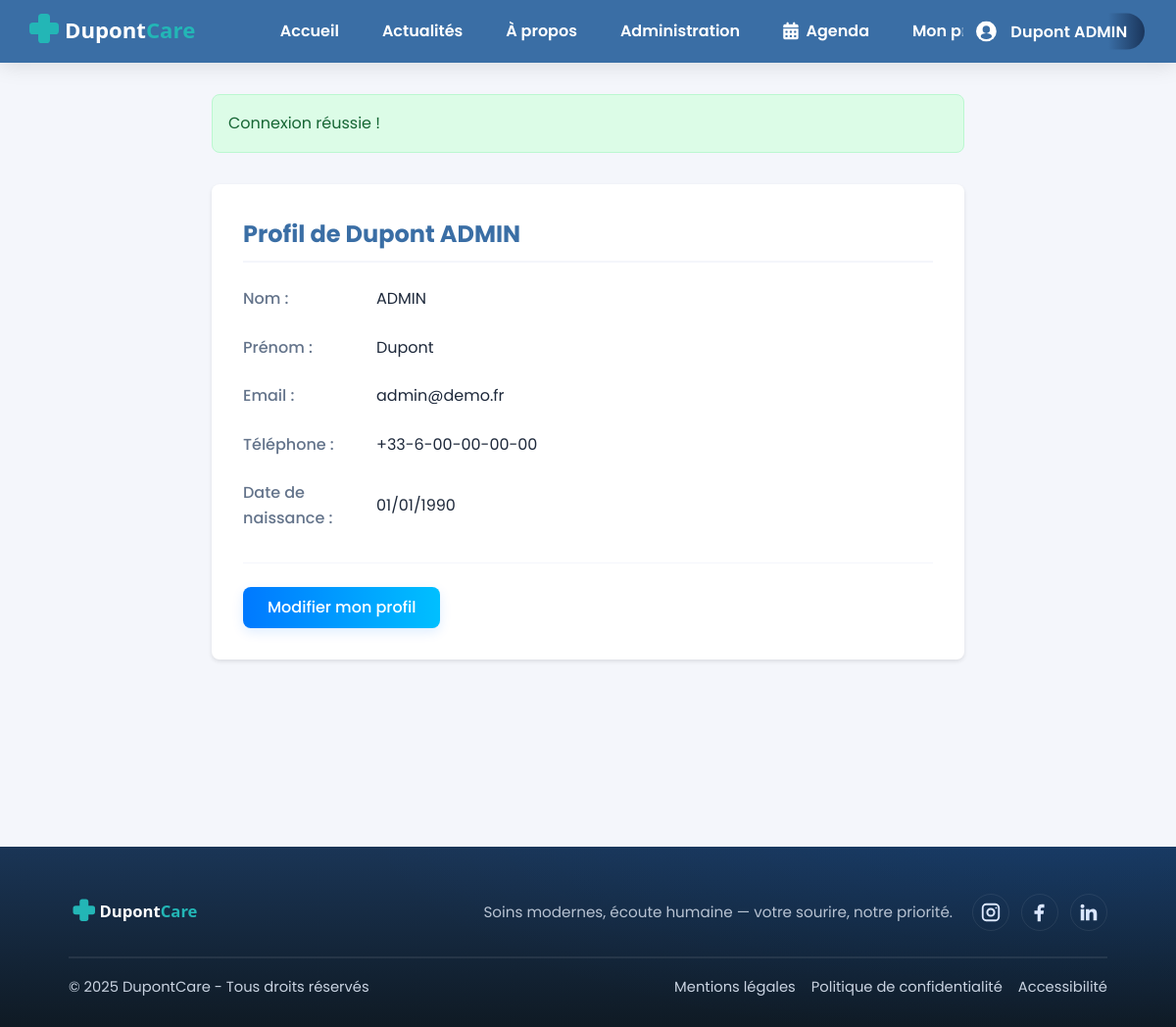
The page /index.php?page=user&action=profile (signed in) on the database as committed earlier.
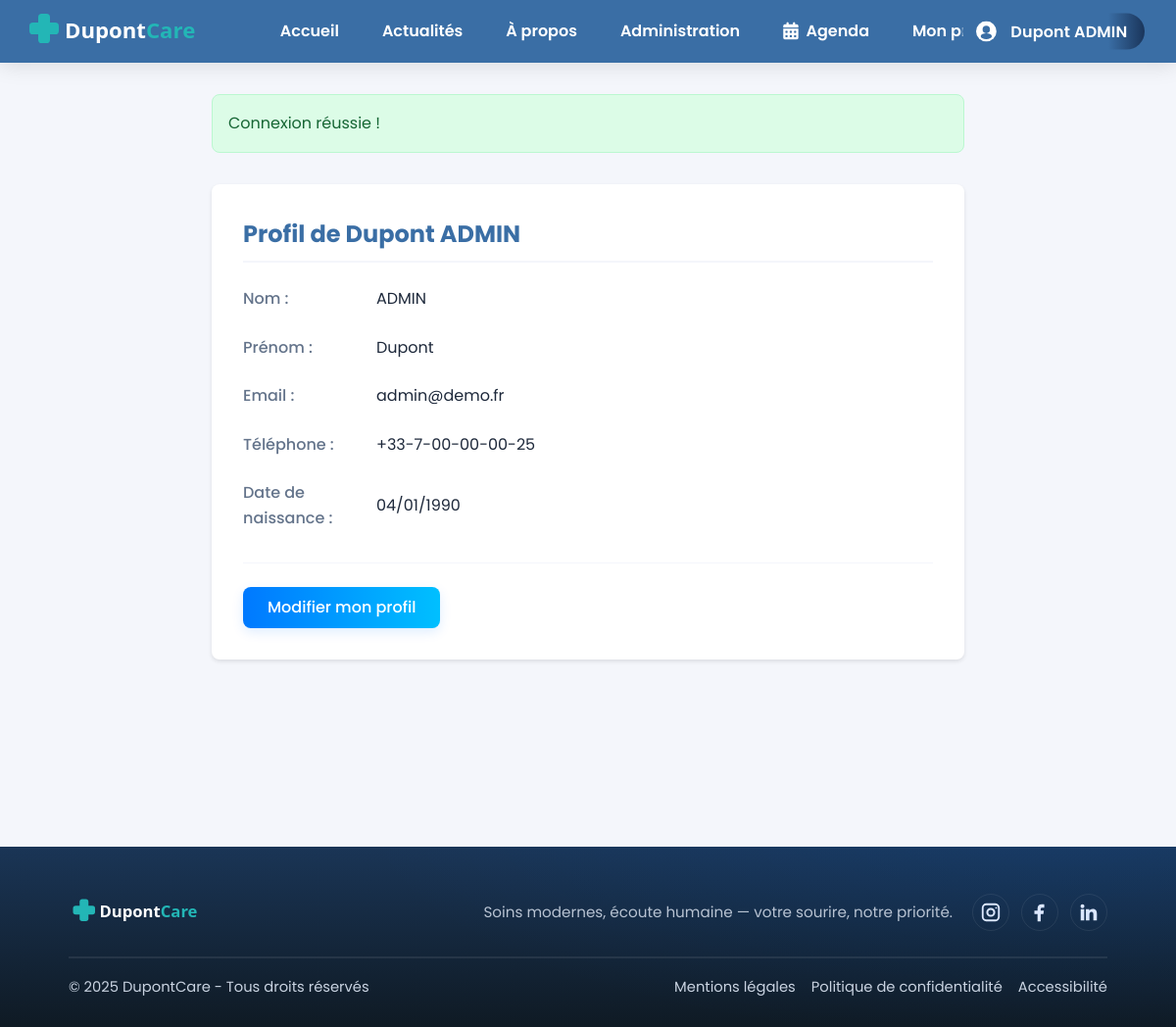
The same page on the database as committed later.
### tables this page shows
CREATE TABLE `utilisateur` (
  `id` int(10) UNSIGNED NOT NULL,
  `role` enum('PATIENT','MEDECIN','SECRETAIRE') NOT NULL,
  `nom` varchar(100) NOT NULL,
  `prenom` varchar(100) NOT NULL,
  `email` varchar(190) NOT NULL,
  `telephone` varchar(30) DEFAULT NULL,
  `avatar` varchar(255) DEFAULT NULL,
  `password_hash` varchar(255) NOT NULL,
  `date_inscription` datetime NOT NULL DEFAULT current_timestamp(),
  `date_naissance` date DEFAULT NULL
);

### app/controllers/UserController.php (called while the page is built, shortened)
<?php
class UserController {
    private $userModel;
    public function __construct() {
        $this->userModel = new UserModel();
    }
    public function profile() {
        $user = $this->userModel->getUserById($_SESSION['user_id']);
        require_once 'app/views/user/profile.php';
    }
}

### app/core/App.php (called while the page is built, shortened)
<?php
class App {
    public function run() {
        $action = isset($_GET['action']) ? strtolower($_GET['action']) : 'index';
        $method = strtolower(trim($action));
        $params = [];
        try {
            $controller = new $controllerClass();
            call_user_func_array([$controller, $method], $params);
        } catch (\Exception $e) {
            error_log("Exception détaillée: " . $e->getMessage());
            error_log("Fichier: " . $e->getFile() . " ligne " . $e->getLine());
            error_log("Stack trace: " . $e->getTraceAsString());
            http_response_code(404);
            include __DIR__ . '/../views/error/404.php';
        }
    }
}

### index.php (called while the page is built, shortened)
<?php
$app = new App();
$app->run();

### app/models/database.php (called while the page is built, shortened)
<?php
class Database {
    private static $instance = null;
    private $connection;
    private function __construct() {
        $host = 'localhost';
        $dbname = 'bdd_dupont';
        $user = 'root';
        $pass = '';
        $options = [
            PDO::ATTR_ERRMODE => PDO::ERRMODE_EXCEPTION,
            PDO::ATTR_DEFAULT_FETCH_MODE => PDO::FETCH_ASSOC,
            PDO::MYSQL_ATTR_INIT_COMMAND => 'SET NAMES utf8mb4'
        ];
        try {
            $this->connection = new PDO(
                "mysql:host=$host;dbname=$dbname",
                $user,
                $pass,
                $options
            );
        } catch (PDOException $e) {
            die('Erreur connexion BDD : ' . $e->getMessage());
        }
    }
    public function prepare($sql) {
        return $this->connection->prepare($sql);
    }
    public static function getInstance() {
        if (self::$instance === null) {
            self::$instance = new self();
        }
        return self::$instance;
    }
}

### app/core/Model.php (called while the page is built, shortened)
<?php
abstract class Model {
    public function __construct() {
        $this->db = Database::getInstance();
    }
}

### app/models/UserModel.php (called while the page is built, shortened)
<?php
class UserModel extends Model {
    public function getUserById($id) {
        $sql = "SELECT * FROM utilisateur WHERE id = ?";
        $stmt = $this->db->prepare($sql);
        $stmt->execute([$id]);
        return $stmt->fetch();
    }
}

### app/views/user/profile.php (the view, shortened to what this page needs)
<?php
include __DIR__ . '/../templates/header.php';
?>
<main class="profile-page">
    <div class="profile-container">
        <?php if (isset($_SESSION['success'])): ?>
            <div class="alert alert-success">
                <?php echo $_SESSION['success']; unset($_SESSION['success']); ?>
            </div>
        <?php endif; ?>
        <section class="profile-section">
            <h2>Profil de <?php echo htmlspecialchars($user['prenom'] . ' ' . $user['nom']); ?></h2>
            <div class="profile-info">
                <div class="info-group">
                    <label>Nom :</label>
                    <span><?php echo htmlspecialchars($user['nom']); ?></span>
                </div>
                <div class="info-group">
                    <label>Prénom :</label>
                    <span><?php echo htmlspecialchars($user['prenom']); ?></span>
                </div>
                <div class="info-group">
                    <label>Email :</label>
                    <span><?php echo htmlspecialchars($user['email']); ?></span>
                </div>
                <div class="info-group">
                    <label>Téléphone :</label>
                    <span><?php
                        if (!empty($user['telephone'])) {
                            $tel = $user['telephone'];
                            echo htmlspecialchars($tel);
                        } else {
                            echo "Non renseigné";
                        }
                    ?></span>
                </div>
                <div class="info-group">
                    <label>Date de naissance :</label>
                    <span><?php
                        if (!empty($user['date_naissance']) && $user['date_naissance'] !== '0000-00-00') {
                            $date = DateTime::createFromFormat('Y-m-d', $user['date_naissance']);
                            if ($date) {
                                echo $date->format('d/m/Y');
                            } else {
                                echo "Non renseignée";
                            }
                        } else {
                            echo "Non renseignée";
                        }
                    ?></span>
                </div>
            </div>
            <div class="profile-actions">
                <a href="index.php?page=user&action=edit" class="btn btn-primary">Modifier mon profil</a>
            </div>
        </section>
    </div>
</main>
<?php
include __DIR__ . '/../templates/footer.php';
?>

Rows that differ between the two databases and show on the page:
changed utilisateur "Dupont ADMIN": telephone "+33-6-00-00-00-00" → "+33-7-00-00-00-25"; date_naissance "01/01/1990" → "04/01/1990"
